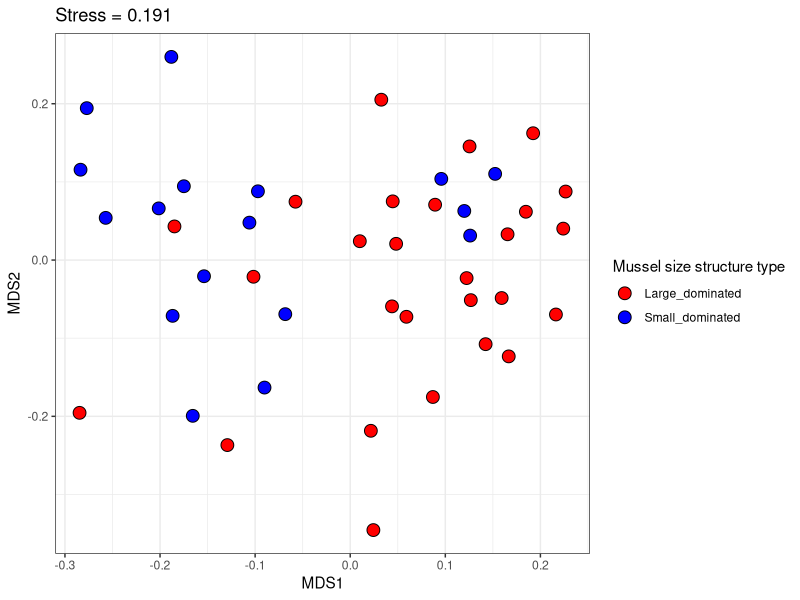
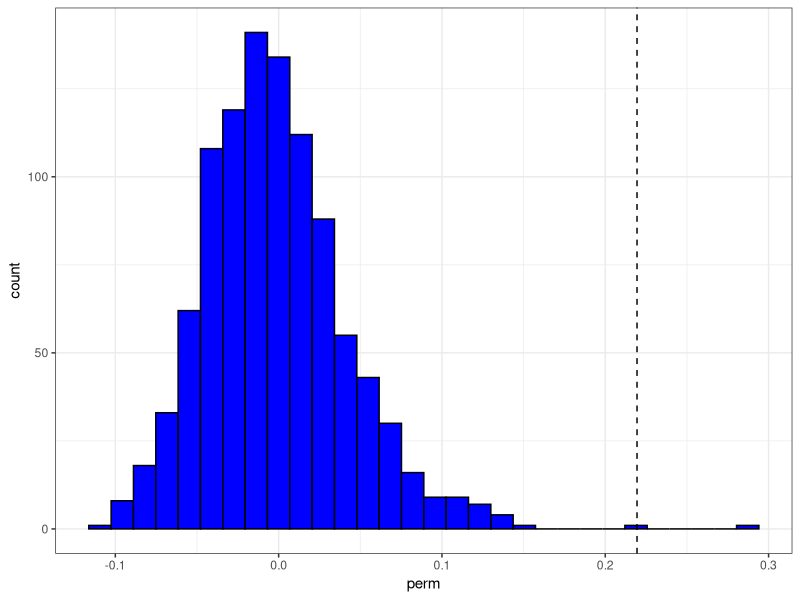
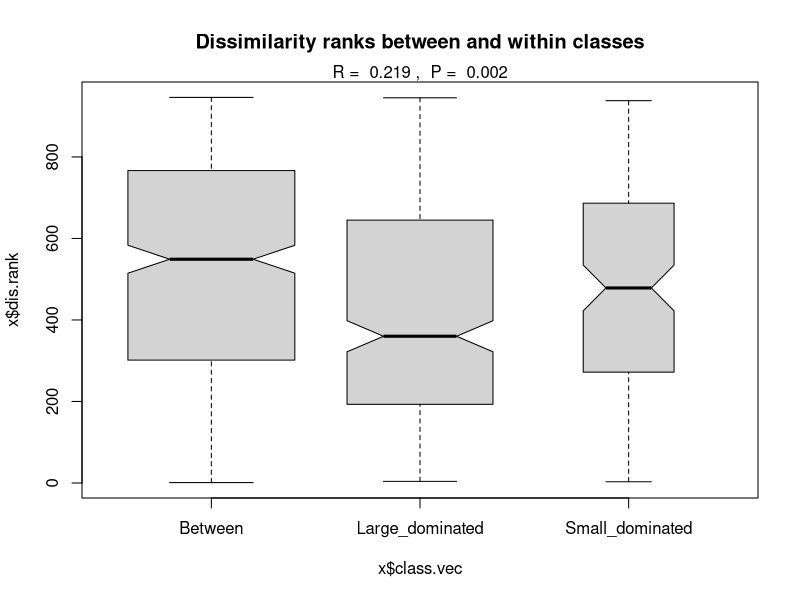
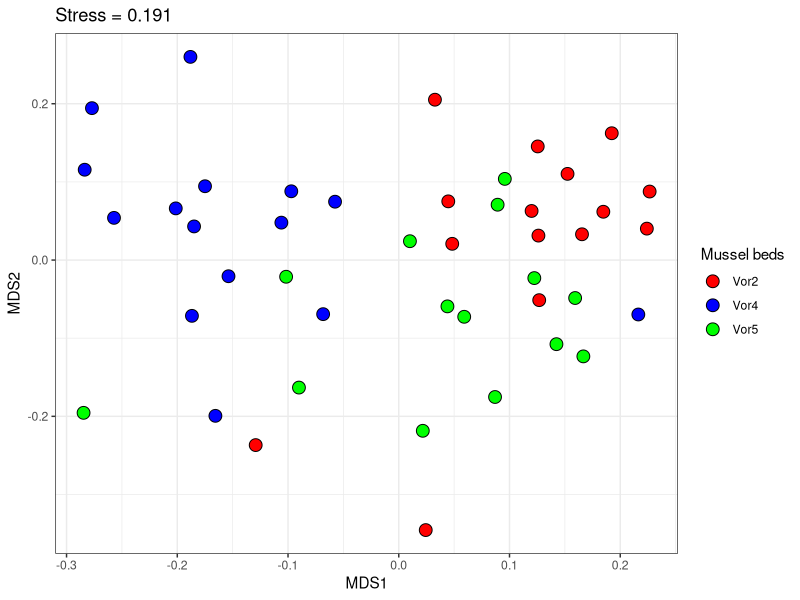
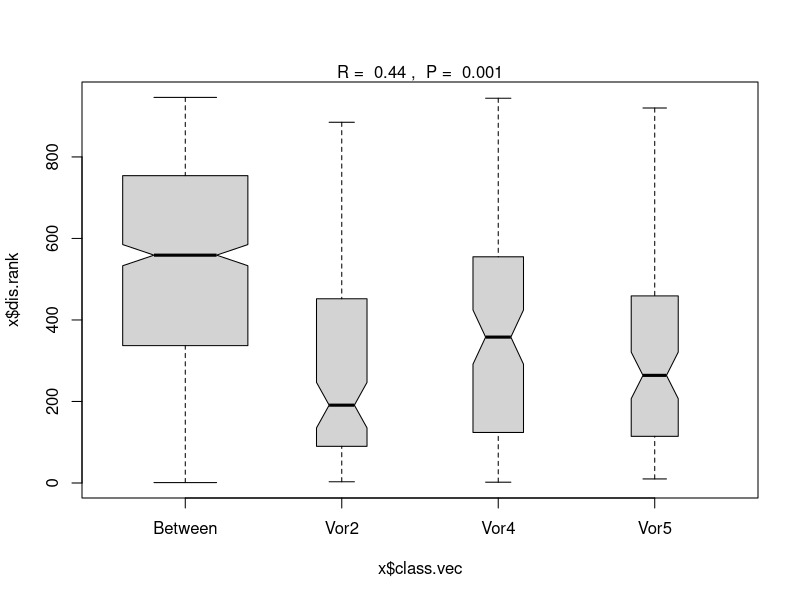

Generate these figures, in order, with R: (Note: this script raises an error after producing the figures.)
## ---- chunk 1
# to configure markdown parsing
options(markdown.extensions = c("no_intra_emphasis", "tables", "fenced_code", "autolink", "strikethrough", "lax_spacing", "space_headers", "latex_math"))
# output options
options(width = 70, scipen = 6, digits = 3)

# to render cyrillics in plots use cairo pdf
options(device = function(file, width = 7, height = 7, ...) {
  cairo_pdf(tempfile(), width = width, height = height, ...)
  })
library(knitr)
# chunk default options
opts_chunk$set(fig.align='center', tidy = FALSE, fig.width = 7, fig.height = 3)
## ---- chunk 2
com <- read.csv("mussel_beds.csv", sep=';', header = T)
log_com <- com
log_com [,4:15] <- log(com [,4:15]+1)
## ---- chunk 3
library(vegan)
library(ggplot2)
theme_set(theme_bw())
ord_log_com <- metaMDS(log_com[, 4:15], distance = "bray", k=2)
MDS <- data.frame(ord_log_com$points)
 
## ---- chunk 4
ggplot(MDS, aes(x=MDS1, y=MDS2, fill = log_com$Mussel_size)) + geom_point(shape=21, size = 4) + scale_fill_manual(values = c("red", "blue")) + labs(fill = "Mussel size structure type") + ggtitle(paste("Stress =", round(ord_log_com$stress, 3), sep=" "))

## ---- chunk 5
com_anosim <- anosim(log_com[,4:15], 
                     grouping = com$Mussel_size, 
                     permutations=999, 
                     distance="bray")

## ---- chunk 6
anosim_perm <- data.frame(perm = com_anosim$perm)
anosim_perm[(com_anosim$permutations + 1), 1] <- com_anosim$statistic
ggplot(anosim_perm, aes(x = perm)) + geom_histogram(bin=0.01, color = "black", fill = "blue") + geom_vline(xintercept = com_anosim$statistic, linetype= 2)

## ---- chunk 7
summary(com_anosim)
## ---- chunk 8
plot(com_anosim, main = "Dissimilarity ranks between and within classes")
## ---- chunk 9
ggplot(MDS, aes(x=MDS1, y=MDS2, fill = log_com$Bank)) + geom_point(shape=21, size = 4) + scale_fill_manual(values = c("red", "blue", "green")) + labs(fill = "Mussel beds") + ggtitle(paste("Stress =", round(ord_log_com$stress, 3), sep=" "))
## ---- chunk 10
bed_anosim <- anosim(log_com[,4:15], 
                     grouping = log_com$Bank, 
                     permutations=999, 
                     distance="bray")
## ---- chunk 11
plot(bed_anosim)
## ---- chunk 12
#Vor2 vs Vor4
anosim(log_com[, 4:15] [log_com$Bank %in% c("Vor2", "Vor4"),], 
       grouping = log_com$Bank[log_com$Bank %in% c("Vor2", "Vor4")])
## ---- chunk 13
#Vor2 vs Vor5
anosim(log_com[, 4:15] [log_com$Bank %in% c("Vor2", "Vor5"),], grouping = log_com$Bank[log_com$Bank %in% c("Vor2", "Vor5")])
## ---- chunk 14
#Vor4 vs Vor5
anosim(log_com[, 4:15] [log_com$Bank %in% c("Vor4", "Vor5"),], grouping = log_com$Bank[log_com$Bank %in% c("Vor4", "Vor5")])
## ---- chunk 15
summary(simper(log_com[, 4:15], 
               group = log_com$Bank, 
               permutations = 999 ))
## ---- chunk 16

corall <- read.csv("corall.csv", header=TRUE, sep=";")

corall <- corall[-c(1,13),] 

corall83 <- (corall[corall$Year==1983,])^(1/2)
corall87 <- (corall[corall$Year==1987,])^(1/2)

corall83 <- corall83[,-1]

corall87 <- corall87[,-1]

## ---- chunk 17
mds_cor83 <- metaMDS(corall83, distance="bray")
mds_cor83 <- as.data.frame(mds_cor83$points) 
mds_cor87 <- metaMDS(corall87, distance="bray")
mds_cor87 <- as.data.frame(mds_cor87$points) 

## ---- chunk 18
pl_cor83 <- ggplot(mds_cor83, aes(x=MDS1, y=MDS2))
pl83 <- pl_cor83 + geom_point(size=5)

for(i in 1:(nrow(mds_cor83)-1)) 
 pl83 <- pl83 + geom_segment(x=mds_cor83$MDS1[i], y=mds_cor83$MDS2[i], xend=mds_cor83$MDS1[i+1], yend=mds_cor83$MDS2[i+1], color="blue") 

pl83 <- pl83 + ggtitle("1983,Before impact") 


pl_cor87 <- ggplot(mds_cor87, aes(x=MDS1, y=MDS2))
pl87 <- pl_cor87 + geom_point(size=5)

for(i in 1:(nrow(mds_cor87)-1)) 
 pl87 <- pl87 + geom_segment(x=mds_cor87$MDS1[i], y=mds_cor87$MDS2[i], xend=mds_cor87$MDS1[i+1], yend=mds_cor87$MDS2[i+1], color="blue" ) 

pl87 <- pl87 + ggtitle("1987, After impact") 

grid.arrange(pl83, pl87)

## ---- chunk 19
dist_corall83 <- vegdist(corall83, method="bray")
dist_corall87 <- vegdist(corall87, method="bray")
mantel(dist_corall83, dist_corall87, method="spearman")
## ---- chunk 20
model <- data.frame(X=seq(from=1, to=nrow(mds_cor83)), Y=seq(from = 2, to = (nrow(mds_cor83)+1)))
dist_model <- vegdist(model, method="euclidian")
mds_model <- model 
## ---- chunk 21
pl_model <- ggplot(mds_model, aes(x=X, y=Y))
plm <- pl_model + geom_point(size=5, colour="red")

for(i in 1:(nrow(mds_model)-1)) 
 plm <- plm + geom_segment(x=mds_model$X[i], y=mds_model$Y[i], xend=mds_model$X[i+1], yend=mds_model$Y[i+1], color="blue", ) 

plm + ggtitle("Gradient model")
## ---- chunk 22
dist_model
## ---- chunk 23
mantel_corall83_model <- mantel(dist_corall83, dist_model, method="spearman")
mantel_corall87_model <- mantel(dist_corall87, dist_model, method="spearman")

## ---- chunk 24
cycmod <- function(x)
  {
  points <- data.frame(X=c(1:x), Y=c(1:x))
  for (i in 1:x) 
    {
    points$X[i] <- cos(2*pi*(i-1)/x)
    points$Y[i] <- sin(2*pi*(i-1)/x)
    }
  
  return(points)
  }

qplot(cycmod(10)$X, cycmod(10)$Y, xlab="X", ylab="Y", size=4) 

## ---- chunk 25

temp <- read.csv("daydynamics.csv", header=TRUE, sep=";")
dist_temp <- vegdist(temp[-c(1)], method="euclidian")
mds_temp <- metaMDS(dist_temp)
mds_temp <- as.data.frame(mds_temp$points) 
pl_temp <- ggplot(mds_temp, aes(x=MDS1, y=MDS2))
plt <- pl_temp + geom_point(size=5, colour="red")

for(i in 1:(nrow(mds_temp)-1)) 
 plt <- plt + geom_segment(x=mds_temp$MDS1[i], y=mds_temp$MDS2[i], xend=mds_temp$MDS1[i+1], yend=mds_temp$MDS2[i+1], color="blue", ) 
## ---- chunk 26
plt + ggtitle("Diurnal changes in parameters")+ theme_bw()

## ---- chunk 27
dist_model <- vegdist(cycmod(nrow(temp)), method="euclidean")
mantel(dist_temp, dist_model, method="spearman")

